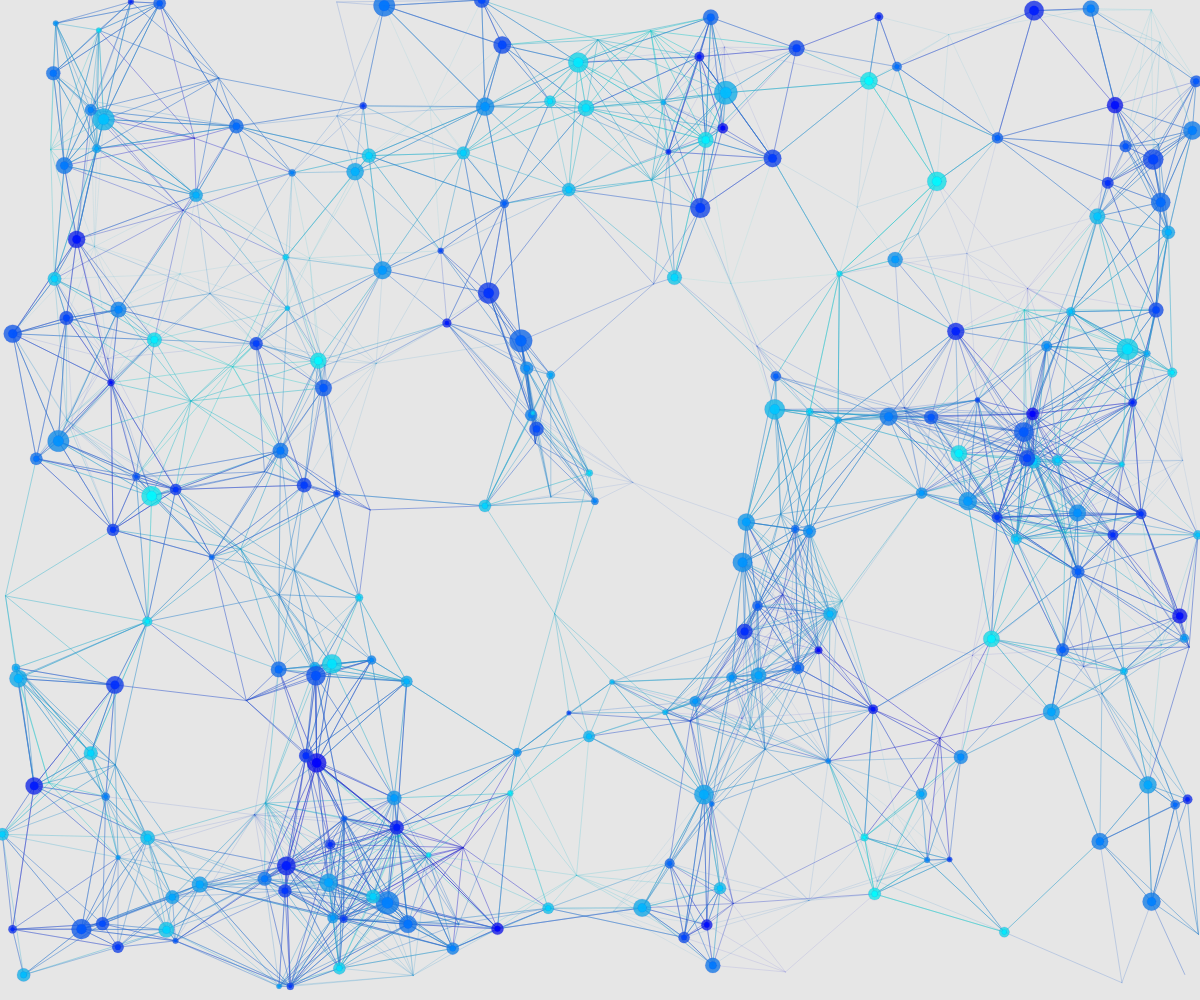
Frame 1 (no input)
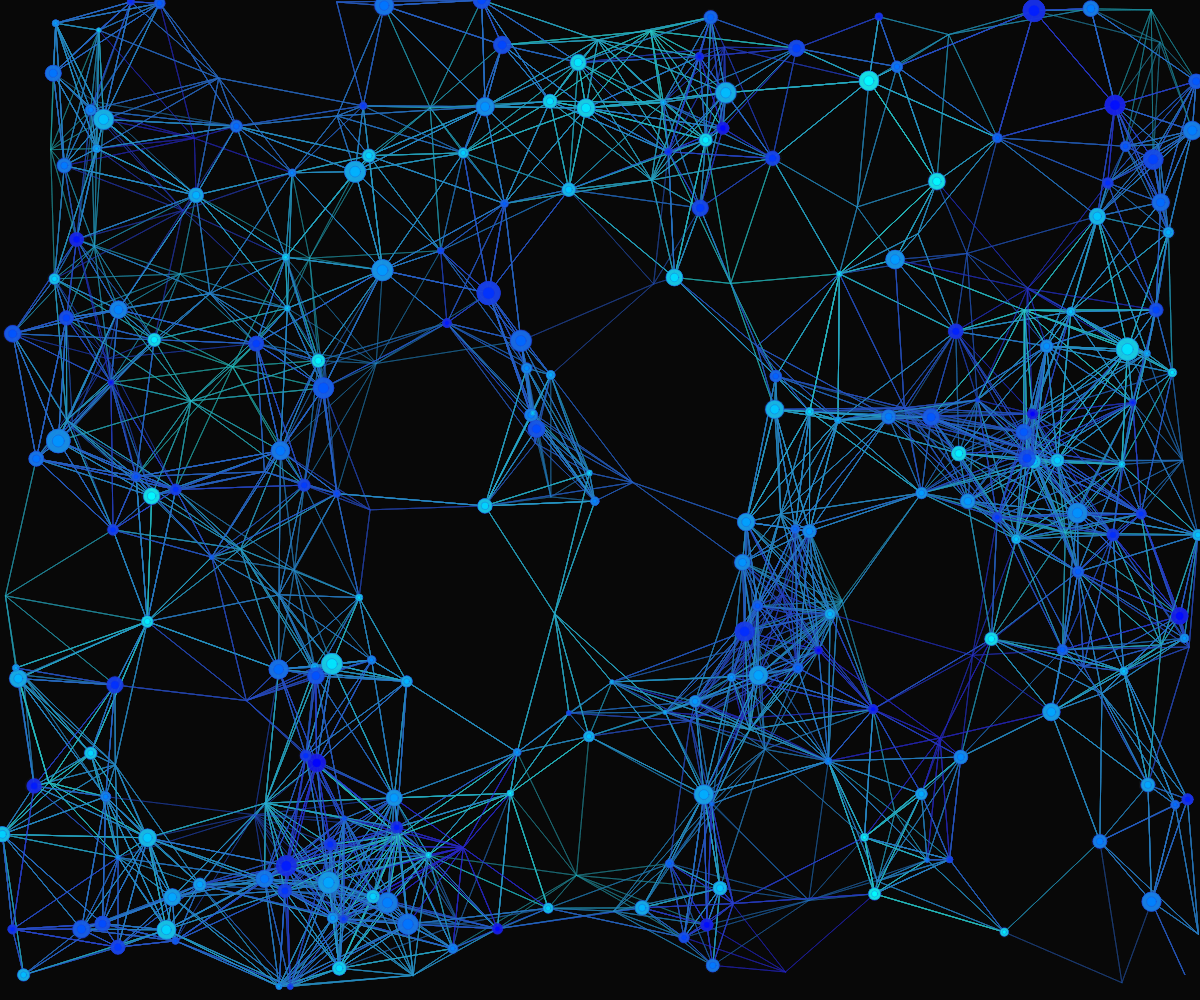
Frame 60 (no input)
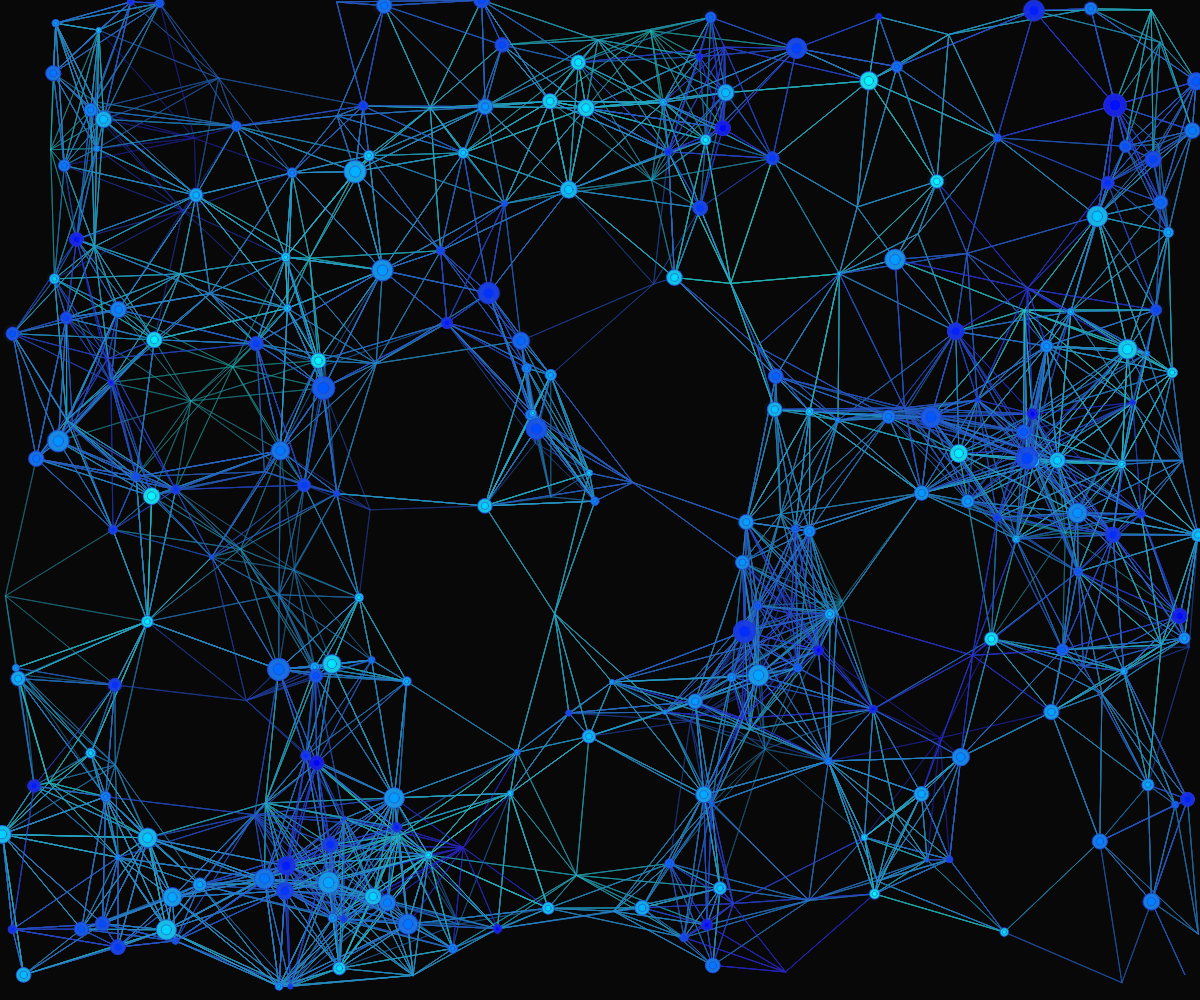
Frame 120 (the mouse pressed at the canvas centre since frame 60)

The p5.js sketch that drew these frames (run headless with seeded random() and noise() and a simulated clock; from frame 60 on, the mouse is pressed at the canvas centre):

// p5.js sketch
// ── sketch.js
let vents = [];
let connections = [];
let time = 0;
let maxVents = 300;
let pulseSpeed = 0.02;

function setup() {
  createCanvas(windowWidth, windowHeight);
  colorMode(HSB, 360, 100, 100, 1);
  noStroke();
  frameRate(30);

  // Create geothermal vents
  for (let i = 0; i < maxVents; i++) {
    vents.push({
      x: random(width),
      y: random(height),
      size: random(2, 8),
      hue: random(180, 240), // Blue-green range
      pulse: random(TWO_PI),
      isActive: random() > 0.3,
      connections: []
    });
  }

  // Connect vents that are close enough
  for (let i = 0; i < vents.length; i++) {
    for (let j = i + 1; j < vents.length; j++) {
      let d = dist(vents[i].x, vents[i].y, vents[j].x, vents[j].y);
      if (d < 150) {
        vents[i].connections.push(j);
        vents[j].connections.push(i);
      }
    }
  }
}

function draw() {
  background(20, 10, 5, 0.1); // Dark background with trail effect

  time += pulseSpeed;

  // Draw connections between vents
  strokeWeight(1);
  for (let i = 0; i < vents.length; i++) {
    let vent = vents[i];
    if (vent.connections.length > 0) {
      let hue = vent.hue;
      let alpha = 0.3 + 0.2 * sin(time + vent.pulse);
      stroke(hue, 80, 80, alpha);

      for (let j = 0; j < vent.connections.length; j++) {
        let otherVent = vents[vent.connections[j]];
        if (otherVent.isActive) {
          line(vent.x, vent.y, otherVent.x, otherVent.y);
        }
      }
    }
  }

  // Draw vents
  for (let i = 0; i < vents.length; i++) {
    let vent = vents[i];
    if (vent.isActive) {
      let pulse = sin(time + vent.pulse) * 0.5 + 0.5;
      let size = vent.size * (1 + pulse * 0.5);
      
      // Glowing effect
      fill(vent.hue, 90, 90, 0.8);
      ellipse(vent.x, vent.y, size * 2);

      // Inner core
      fill(vent.hue, 100, 100, 0.9);
      ellipse(vent.x, vent.y, size);
    }
  }

  // Add occasional new vents for dynamic growth
  if (random() < 0.002 && vents.length < maxVents) {
    vents.push({
      x: random(width),
      y: random(height),
      size: random(2, 8),
      hue: random(180, 240),
      pulse: random(TWO_PI),
      isActive: true,
      connections: []
    });
  }
}

function windowResized() {
  resizeCanvas(windowWidth, windowHeight);
}
